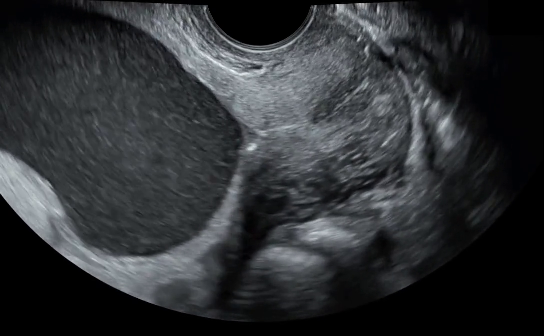
#> input picture data/raw data/test_0001.png, 544 x 336 px, given in place of test_0001.jpg, which was not available
$ python test_synthetic_match.py
#> lines starting #> are read from the running program, lines starting #| are printed output that depends on the picture; after the words box and inside, x2 and y2 are one past the last pixel; in counts of white or black regions, pixels touching at a corner belong together; pictures that were not available may be replaced by others from this repository, and a replacement may not be noted
import cv2
import numpy as np

img = cv2.imread('data/raw data/test_0001.jpg')
#> img is the input picture: shape (336, 544, 3); mean B, G, R 51.6, 49, 46.7
gray = cv2.cvtColor(img, cv2.COLOR_BGR2GRAY)

def get_templates():
    templates = []
    # Test a few reasonable sizes for the caliper
    for size in range(11, 23, 2):
        # Create a '+' template
        plus = np.zeros((size, size), dtype=np.uint8)
        center = size // 2
        thickness = 2
        plus[center-thickness//2 : center+thickness//2+1, :] = 255
        plus[:, center-thickness//2 : center+thickness//2+1] = 255

        # Create a 'x' template (rotate the plus)
        M = cv2.getRotationMatrix2D((center, center), 45, 1.0)
        cross = cv2.warpAffine(plus, M, (size, size))

        # We need a mask because we only care about the white shape
        # The background in the template is 0, which might match dark tissue.
        # But ultrasound background is also dark, so maybe it's fine.
        templates.append(('plus', plus))
        templates.append(('cross', cross))
    return templates

templates = get_templates()
img_out = img.copy()
found_any = False

for name, tmpl in templates:
    h, w = tmpl.shape
    res = cv2.matchTemplate(gray, tmpl, cv2.TM_CCOEFF_NORMED)

    threshold = 0.60
    loc = np.where(res >= threshold)

    # Non-maximum suppression to avoid drawing multiple times
    pts = list(zip(*loc[::-1]))
    if not pts: continue

    # Just draw them all for debug
    for pt in pts:
        cv2.rectangle(img_out, pt, (pt[0] + w, pt[1] + h), (0, 255, 255), 1)
        found_any = True
#> this loop made 12 passes
#> loc on passes 5 to 12: (empty array, empty array), (empty array, empty array), (empty array, empty array), (empty array, empty array), (empty array, empty array), (empty array, empty array), (empty array, empty array), (empty array, empty array)
#> (loc, pts) on passes 1 to 4: (([56], [131]), [(131, 56)]), (([3, 93, 198], [335, 97, 460]), [(335, 3), (97, 93), (460, 198)]), (([55], [130]), [(130, 55)]), (([3], [334]), [(334, 3)])
#> pass 1, `res = cv2.matchTemplate(gray, tmpl, cv2.TM_CCOEFF_NORMED)`:
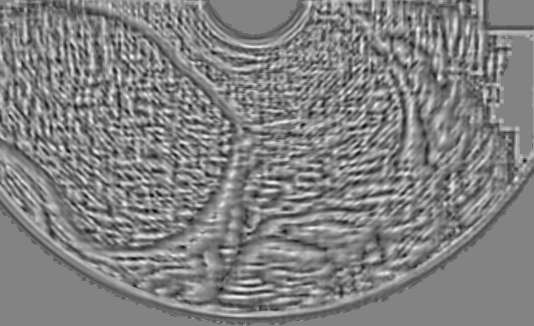
#> res: shape (326, 534) float32; min -0.684, max 0.644, mean -0.00791; drawn with min black and max white
#> pass 2, `res = cv2.matchTemplate(gray, tmpl, cv2.TM_CCOEFF_NORMED)`:
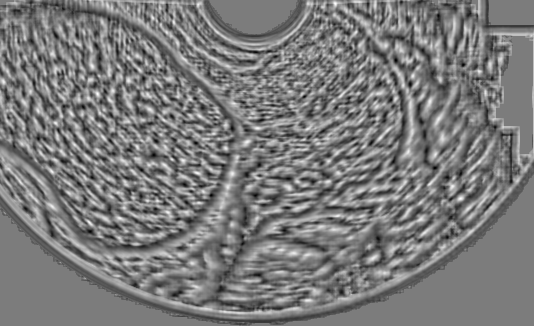
#> res: shape (326, 534) float32; min -0.594, max 0.619, mean -0.00909; drawn with min black and max white
#> pass 3, `res = cv2.matchTemplate(gray, tmpl, cv2.TM_CCOEFF_NORMED)`:
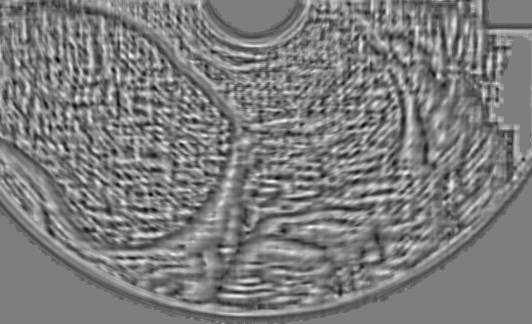
#> res: shape (324, 532) float32; min -0.619, max 0.63, mean -0.00713; drawn with min black and max white
#> after the loop:
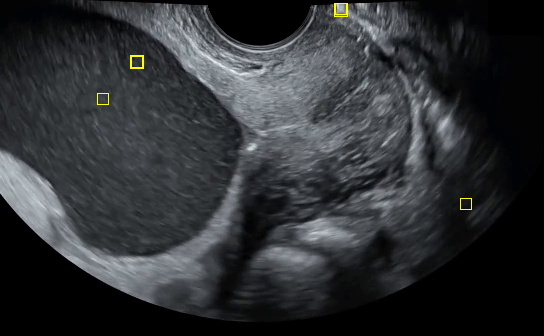
#> img_out: shape (336, 544, 3); 0.15% of pixels changed, all inside (x1, y1, x2, y2) = (97, 3, 472, 210)

cv2.imwrite('data/processed data/synthetic_debug.jpg', img_out)
print(f"Synthetic templates found matches: {found_any}")
